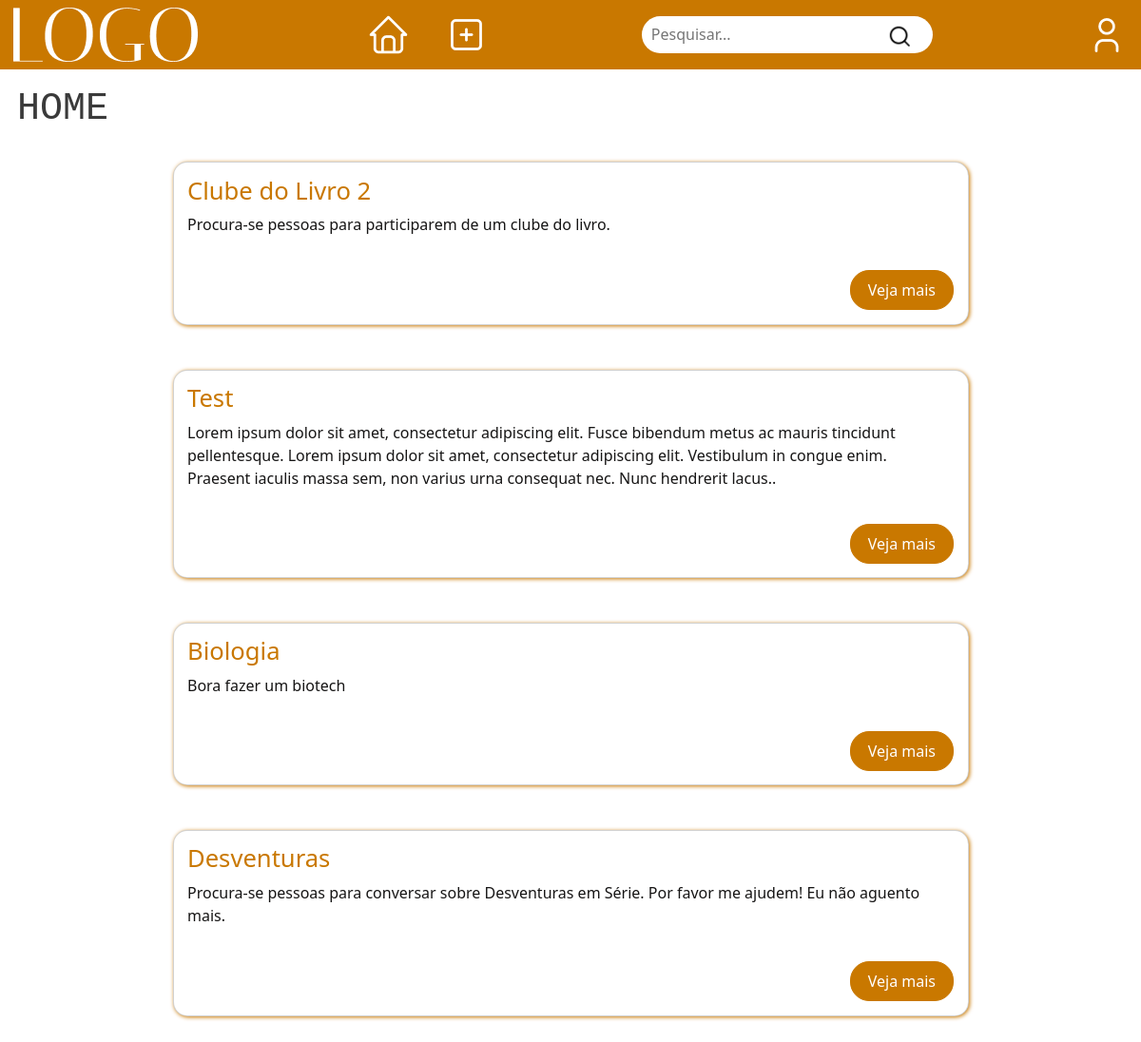
Page /sharin/ (signed in) on the committed database.
### sharin/models.py (models this page shows)
class Publicacao(models.Model):
    criador = models.IntegerField(blank=False, default=1)
    titulo = models.CharField(max_length=32)
    descricao= models.TextField()
    telefone = models.CharField(max_length=16, blank=True, null=True)
    tags = models.TextField()
    data = models.DateField()

### sharin/views.py (the view)
# urls.py: path("", views.index, name="index"),
def index(request):
    if not request.user.is_authenticated:
        return HttpResponseRedirect(reverse("sharin:login_view"))
    publicacoes = Publicacao.objects.all()
    publicacoes = Reverse(publicacoes)
    return render(request, "sharin/index.html", {
        'publicacao_list': publicacoes,
    })

### sharin/views.py (called while the page is built)
def Reverse(lst):
    new_lst = lst[::-1]
    return new_lst

### sharin/templates/sharin/index.html
{% extends "sharin/layout.html" %}
{% block body %}
    <div class="corpo">
        <div class="info">
            <h1>HOME</h1>
        </div>
        {% for publicacao in publicacao_list %}
            <div class="container">
                <div class="card">
                    <h1>{{publicacao.titulo}}</h1>
                    <div class="content">
                        {% if publicacao.descricao|length > 275  %}
                            <p>{{publicacao.descricao|slice:":275"}}..</p>
                        {%else%}
                            <p>{{publicacao.descricao}}</p>
                        {% endif %}
                        <div id="card-button">
                            <a href="{% url 'sharin:publicacao-view' publicacao.id %}">Veja mais</a>
                        </div>
                    </div>
                </div>
            </div>
        {% empty %}
            <h1>Sem publicações no momento.</h1>
        {% endfor %}
    </div>
{% endblock %}

### sharin/static/sharin/styles.css (style rules this page uses)
* { box-sizing: border-box; margin: 0; padding: 0; }
.botao, #cadastro-enviar, .logout input, .perfil-info a, #edit-back, #submit, .post-op a, .container .card .content a { color: white; background-color: rgb(201, 120, 0); border: 1px solid rgb(201, 120, 0); border-radius: 20px; text-decoration: none; transition: all 0.3s ease 0s; }
.container { width: 100%; align-items: center; padding: 2% 0px; display: flex; justify-content: center; }
.container .card { width: 75%; padding: 1.3%; background-color: white; border-radius: 15px; overflow: hidden; text-align: left; box-shadow: 1px 1px 4px rgb(201, 120, 0); transition: all 0.5s ease 0s; }
.container .card h1 { color: rgb(201, 120, 0); font-size: 1.6rem; transition: all 0.5s ease 0s; }
.container .card .content p { color: rgb(22, 21, 21); transition: all 0.5s ease 0s; }
.container .card .content a { display: inline-block; padding: 8px 18px; margin-top: 20px; }
.info { font-family: "Courier New", Courier, monospace; color: rgb(58, 58, 58); text-align: left; }
.corpo { padding: 1.5%; text-align: center; }
#card-button { width: 100%; text-align: end; }

### rows in the picture
Publicacao: titulo "Clube do Livro 2", descricao "Procura-se pessoas para participarem de um clube do livro."
Publicacao: titulo "Test", descricao "Lorem ipsum dolor sit amet, consectetur adipiscing elit. Fusce bibendum metus ac mauris tincidunt pellentesque. Lorem ipsum dolor sit amet, consectetur adipiscing elit. Vestibulum in congue enim. Praesent iaculis massa sem, non varius urna consequat nec. Nunc hendrerit lacus"
Publicacao: titulo "Biologia", descricao "Bora fazer um biotech"
Publicacao: titulo "Desventuras", descricao "Procura-se pessoas para conversar sobre Desventuras em Série. Por favor me ajudem! Eu não aguento mais."
